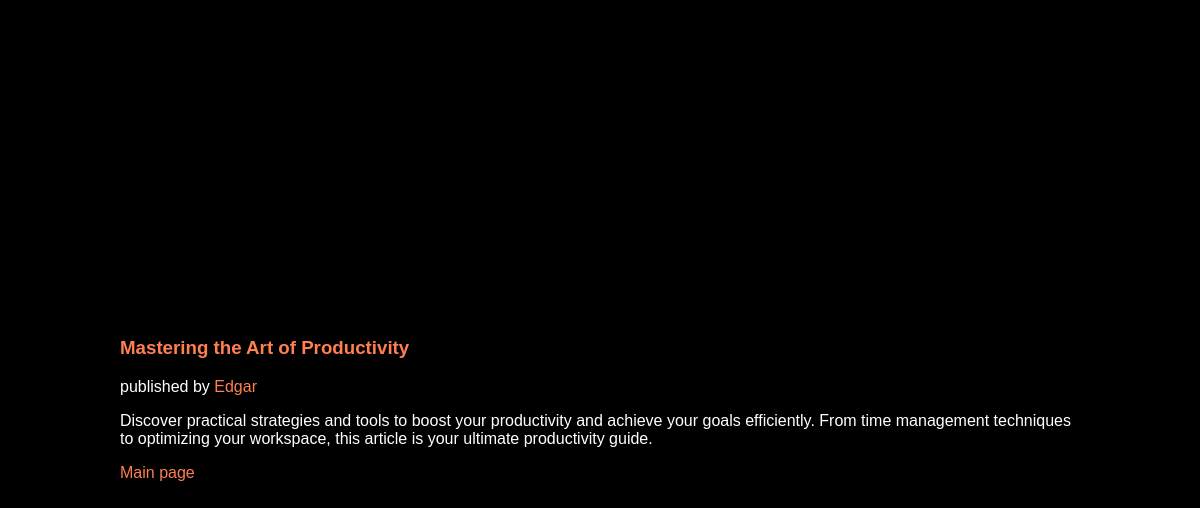
Screenshot of /3/ with the database file from the repository.
### blog/models.py (models this page shows, shortened)
class Blog(m.Model):
    title = m.CharField(max_length=255)
    body = m.TextField()
    pub_date = m.DateTimeField("date published")
    blogger = m.ForeignKey(Blogger, on_delete = m.CASCADE)

class Blogger(m.Model):
    name = m.CharField(max_length=255)
    username = m.CharField(max_length=255)
    bio = m.TextField()

### blog/views.py (the view)
# urls.py: path('<int:blog_id>/', views.article, name="article"),
def article(request, blog_id):
    blog = Blog.objects.get(pk = blog_id)
    context = {
        "blog":blog,
        "title": "blog",
    }
    return render(request, "blog/blog.html", context)

### blog/templates/blog/blog.html (shortened to what this page needs)
<!DOCTYPE html>
<html lang="en">
<head>
</head>
<body>
    <article>
    <h3>{{blog.title}}</h3>
    <p>published by <a href="{% url 'blog:writer' blog.blogger.id %}">{{blog.blogger.name}}</a></p>
        <p>{{blog.body}}</p>
        <a href="{% url 'blog:feed' %}">Main page</a></article>
        </body>
    </html>

### blog/templates/blog/blog.html (style rules this page uses)
* { list-style-type: none; text-decoration: none; font-family: chivo, sans-serif; }
body { background-color: black; color: white; width: 80%; height: 100vh; margin: auto; display: flex; align-items: center; }
a { color: coral; }
h3 { color: coral; }

### rows the page displays
Blog: title "Mastering the Art of Productivity", blogger.name "Edgar", body "Discover practical strategies and tools to boost your productivity and achieve your goals efficiently. From time management techniques to optimizing your workspace, this article is your ultimate productivity guide."
